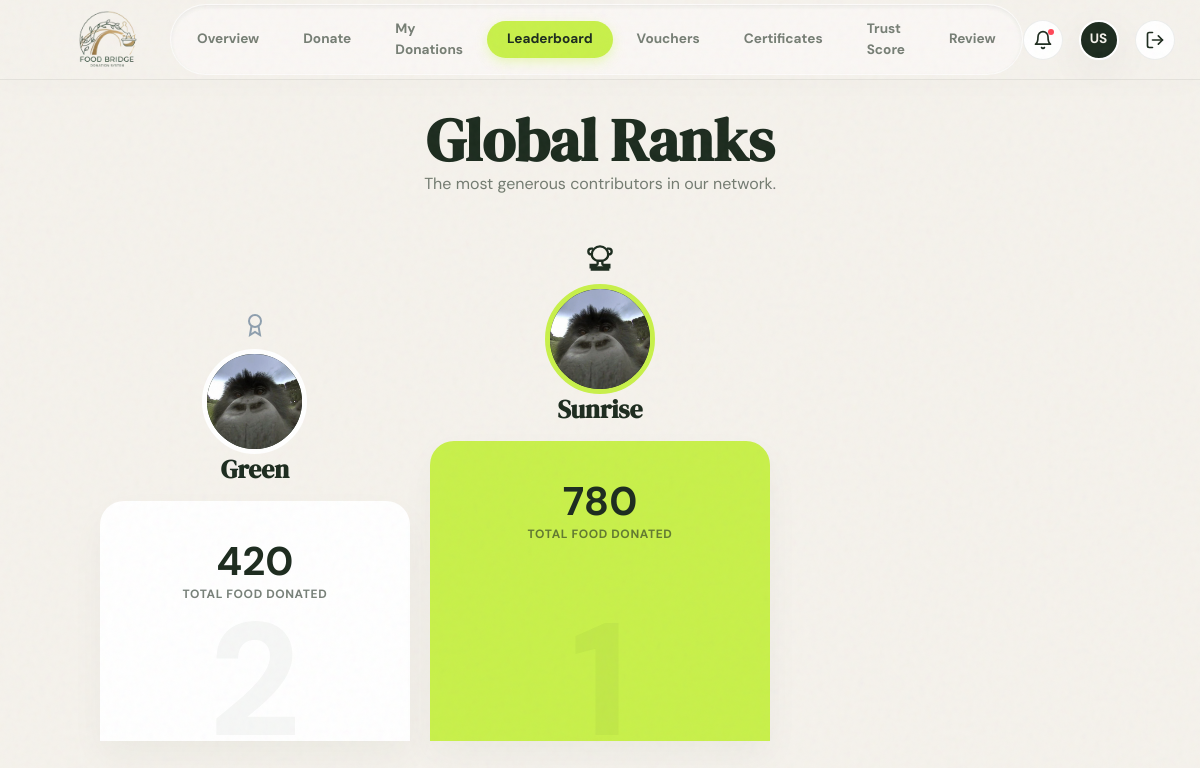
Page /src/roles/donor/leaderboard.php on the committed database.
### tables this page shows
CREATE TABLE users (
  user_id             INT AUTO_INCREMENT PRIMARY KEY,
  role                ENUM('donor', 'receiver', 'admin') NOT NULL,
  full_name           VARCHAR(120) NOT NULL,
  email               VARCHAR(190) NOT NULL UNIQUE,
  profile_url         VARCHAR(500) NULL,
  password_hash       VARCHAR(255) NOT NULL,
  location            VARCHAR(255) NULL,
  latitude            DECIMAL(10, 8) NULL,
  longitude           DECIMAL(11, 8) NULL,
  trust_score         INT NOT NULL DEFAULT 100,
  total_food_donated  INT NOT NULL DEFAULT 0,
  status              ENUM('pending_verification', 'active', 'warned', 'suspended', 'banned') NOT NULL DEFAULT 'pending_verification',
  created_at          DATETIME NOT NULL DEFAULT CURRENT_TIMESTAMP
);

### src/roles/donor/leaderboard.php (the view, shortened to what this page needs)
<?php
require_once '../../../database/db.php';
$userAvatar = $_SESSION['user']['avatarImage'] ?? '';
$userName = $_SESSION['user']['name'] ?? 'User';
$initials = strtoupper(substr($userName, 0, 2));
$query = "SELECT user_id, full_name, trust_score, total_food_donated, profile_url
          FROM users
          WHERE role = 'donor'
          ORDER BY total_food_donated DESC, trust_score DESC
          LIMIT 20";
$result = mysqli_query($dbConn, $query);
$donors = [];
if ($result) {
  $donors = mysqli_fetch_all($result, MYSQLI_ASSOC);
}
function getFirstName($name)
{
  $words = explode(' ', trim($name));
  return htmlspecialchars($words[0]);
}
function getAvatarHtml($row)
{
  if (!empty($row['profile_url'])) {
    $path = ltrim(str_replace('\\', '/', $row['profile_url']), '/');
    $url = '../../' . $path;
    return "<img src=\"$url\" alt=\"Profile\" class=\"avatar-img\">";
  } else {
    $initials = getInitials($row['full_name']);
    return "<span class=\"avatar-initials\">$initials</span>";
  }
}
$first = $donors[0] ?? null;
$second = $donors[1] ?? null;
?>
<!DOCTYPE html>
<html lang="en">
<head>
  <link rel="stylesheet" href="../../assets/css/global.css">
  <link rel="stylesheet" href="../../assets/css/header.css">
  <link rel="stylesheet" href="leaderboard.css">
</head>
<body>
  <header class="dashboard-header">
    <a href="dashboard.php" class="navbar-brand">
      <div class="navbar-logo">
        <img src="../../assets/images/logo.png" alt="Logo" />
      </div>
    </a>
    <div class="nav-overlay" id="navOverlay">
      <nav class="dashboard-nav">
        <a href="dashboard.php" class="dashboard-nav-item">Overview</a>
        <a href="donate.php" class="dashboard-nav-item">Donate</a>
        <a href="my-donations.php" class="dashboard-nav-item">My Donations</a>
        <a href="leaderboard.php" class="dashboard-nav-item active">Leaderboard</a>
        <a href="vouchers.php" class="dashboard-nav-item">Vouchers</a>
        <a href="certificates.php" class="dashboard-nav-item">Certificates</a>
        <a href="trust-score.php" class="dashboard-nav-item">Trust Score</a>
        <a href="review.php" class="dashboard-nav-item">Review</a>
      </nav>
    </div>
    <div class="dashboard-actions">
      <a class="action-btn-circle hide-mobile" title="Notifications" style="position: relative;"
        href="notifications.php">
        <svg width="20" height="20" viewBox="0 0 24 24" fill="none" stroke="currentColor" stroke-width="2"
          stroke-linecap="round" stroke-linejoin="round">
          <path d="M6 8a6 6 0 0 1 12 0c0 7 3 9 3 9H3s3-2 3-9"></path>
          <path d="M10.3 21a1.94 1.94 0 0 0 3.4 0"></path>
        </svg>
        <span
          style="position: absolute; top: 8px; right: 8px; width: 6px; height: 6px; background-color: #ff4757; border-radius: 50%;"></span>
      </a>
      <a href="profile.php" class="profile-avatar">
        <?php if (!empty($userAvatar)): ?>
          <img src="../../<?= htmlspecialchars($userAvatar) ?>" alt="<?= htmlspecialchars($userName) ?>"
            style="width: 100%; height: 100%; border-radius: 50%; object-fit: cover;">
        <?php else: ?>
          <?= htmlspecialchars($initials) ?>
        <?php endif; ?>
      </a>
      <a href="../../auth/login.php" class="action-btn-circle hide-mobile" title="Log Out">
        <svg width="20" height="20" viewBox="0 0 24 24" fill="none" stroke="currentColor" stroke-width="2"
          stroke-linecap="round" stroke-linejoin="round">
          <path d="M9 21H5a2 2 0 0 1-2-2V5a2 2 0 0 1 2-2h4"></path>
          <polyline points="16 17 21 12 16 7"></polyline>
          <line x1="21" y1="12" x2="9" y2="12"></line>
        </svg>
      </a>
    </div>
  </header>
  <div class="dashboard-wrapper">
    <main class="dashboard-content leaderboard-page">
      <section class="leaderboard-hero">
        <h1 class="page-heading">Global Ranks</h1>
        <p class="page-subheading">The most generous contributors in our network.</p>
      </section>
      <section class="podium-section" aria-label="Top donor leaderboard">
        <?php if ($second): ?>
          <article class="podium-player second-place">
            <div class="award-icon silver" aria-hidden="true">
              <svg width="24" height="24" viewBox="0 0 24 24" fill="none" stroke="currentColor" stroke-width="2">
                <circle cx="12" cy="8" r="6" />
                <path d="M15.477 12.89 17 22l-5-3-5 3 1.523-9.11" />
              </svg>
            </div>
            <div class="donor-avatar second-avatar">
              <?= getAvatarHtml($second) ?>
            </div>
            <h2>
              <?= getFirstName($second['full_name']) ?>
            </h2>
            <div class="podium-card podium-silver">
              <div class="points-wrapper">
                <strong>
                  <?= $second['total_food_donated'] ?>
                </strong>
                <span>Total Food Donated</span>
              </div>
              <em>2</em>
            </div>
          </article>
        <?php endif; ?>
        <?php if ($first): ?>
          <article class="podium-player first-place">
            <div class="award-icon trophy" aria-hidden="true">
            </div>
            <div class="donor-avatar main-avatar">
              <?= getAvatarHtml($first) ?>
            </div>
            <h2>
              <?= getFirstName($first['full_name']) ?>
            </h2>
            <div class="podium-card podium-gold">
              <div class="points-wrapper">
                <strong>
                  <?= $first['total_food_donated'] ?>
                </strong>
                <span>Total Food Donated</span>
              </div>
              <em>1</em>
            </div>
          </article>
        <?php endif; ?>
      </section>
    </main>
  </div>
</body>
</html>

### src/assets/css/global.css (style rules this page uses)
:root { --color-forest: #1C2B1E; --color-forest-hover: #152016; --color-forest-rgb: 28, 43, 30; --color-lime: #C8F04A; --color-lime-hover: #bde73c; --color-lime-rgb: 200, 240, 74; --color-parchment: #F5F2EC; --color-terracotta: #E8431A; --color-terracotta-rgb: 232, 67, 26; --color-white: #FFFFFF; --color-white-rgb: 255, 255, 255; --color-border: rgba(28, 43, 30, 0.08); --color-text-muted: rgba(28, 43, 30, 0.6); --font-display: "DM Serif Display", serif; --font-sans: "DM Sans", sans-serif; --font-syne: "Syne", sans-serif; --border-radius-card: 24px; --border-radius-btn: 9999px; --shadow-glow: 0 12px 40px rgba(28, 43, 30, 0.06); --shadow-premium: 0 20px 40px -10px rgba(28, 43, 30, 0.08); --shadow-hover: 0 30px 60px -12px rgba(28, 43, 30, 0.12); --shadow-inset: inset 0 2px 4px 0 rgba(0, 0, 0, 0.06); --gradient-lime-forest: linear-gradient(135deg, var(--color-lime) 0%, #aedb29 100%); --gradient-card-light: linear-gradient(180deg, rgba(255, 255, 255, 0.9) 0%, rgba(255, 255, 255, 0.75) 100%); --gradient-card-dark: linear-gradient(135deg, var(--color-forest) 0%, #2b3f2e 100%); --transition-smooth: all 0.3s cubic-bezier(0.25, 0.8, 0.25, 1); --transition-fast: all 0.15s cubic-bezier(0.25, 0.8, 0.25, 1); }
*, *::before, *::after { box-sizing: border-box; margin: 0; padding: 0; }
html, body { background-color: var(--color-parchment); color: var(--color-forest); font-family: var(--font-sans); font-size: 16px; line-height: 1.5; -webkit-font-smoothing: antialiased; -moz-osx-font-smoothing: grayscale; overflow-x: hidden; min-height: 100vh; }
h1, h2, h3, h4, h5, h6 { font-family: var(--font-display); font-weight: 900; line-height: 1.2; }
h1 { font-family: var(--font-display); color: var(--color-forest); font-size: 2.5rem; line-height: 2.5rem; font-weight: 900; margin-bottom: 12px; }
.dashboard-wrapper { display: flex; flex-direction: column; min-height: 100vh; }
.dashboard-content { flex: 1; padding: 40px; max-width: 1200px; width: 100%; margin: 0 auto; position: relative; z-index: 10; }

### src/assets/css/header.css (style rules this page uses)
.navbar-brand { display: flex; align-items: center; text-decoration: none; color: var(--color-forest); }
.navbar-logo { width: 130px; height: 130px; flex-shrink: 0; border-radius: 50%; display: flex; align-items: center; justify-content: center; overflow: hidden; background-color: transparent; }
.navbar-logo img { width: 100%; height: 100%; object-fit: contain; }
.dashboard-header { position: sticky; top: 0; width: 100%; height: 80px; background: rgba(245, 242, 236, 0.75); backdrop-filter: blur(24px); -webkit-backdrop-filter: blur(24px); border-bottom: 1px solid var(--color-border); display: flex; align-items: center; justify-content: space-between; padding: 0 40px; z-index: 900; box-shadow: 0 4px 30px rgba(0, 0, 0, 0.02); }
.dashboard-nav { display: flex; align-items: center; background: rgba(255, 255, 255, 0.4); border: 1px solid rgba(255, 255, 255, 0.5); border-radius: var(--border-radius-btn); padding: 6px; gap: 4px; box-shadow: var(--shadow-inset); }
.dashboard-nav-item { text-decoration: none; font-family: var(--font-sans); font-weight: 700; font-size: 0.85rem; padding: 8px 20px; color: var(--color-text-muted); border-radius: var(--border-radius-btn); transition: var(--transition-smooth); }
.dashboard-nav-item.active { color: var(--color-forest); background-color: var(--color-lime); box-shadow: 0 4px 12px rgba(200, 240, 74, 0.35); }
.dashboard-actions { display: flex; align-items: center; gap: 16px; }
.action-btn-circle { width: 40px; height: 40px; border-radius: 50%; background-color: var(--color-white); border: 1px solid var(--color-border); display: flex; align-items: center; justify-content: center; color: var(--color-forest); cursor: pointer; transition: var(--transition-smooth); text-decoration: none; }
.profile-avatar { width: 40px; height: 40px; border-radius: 50%; background-color: var(--color-forest); color: var(--color-parchment); display: flex; align-items: center; justify-content: center; font-weight: 700; text-decoration: none; font-size: 0.85rem; border: 2px solid var(--color-white); box-shadow: var(--shadow-glow); transition: var(--transition-smooth); }
.nav-overlay { display: flex; align-items: center; }

### rows in the picture
users: profile_url (picture), full_name "Green", total_food_donated "420"
users: profile_url (picture), full_name "Sunrise", total_food_donated "780"

### other values in the picture
$initials "US"
